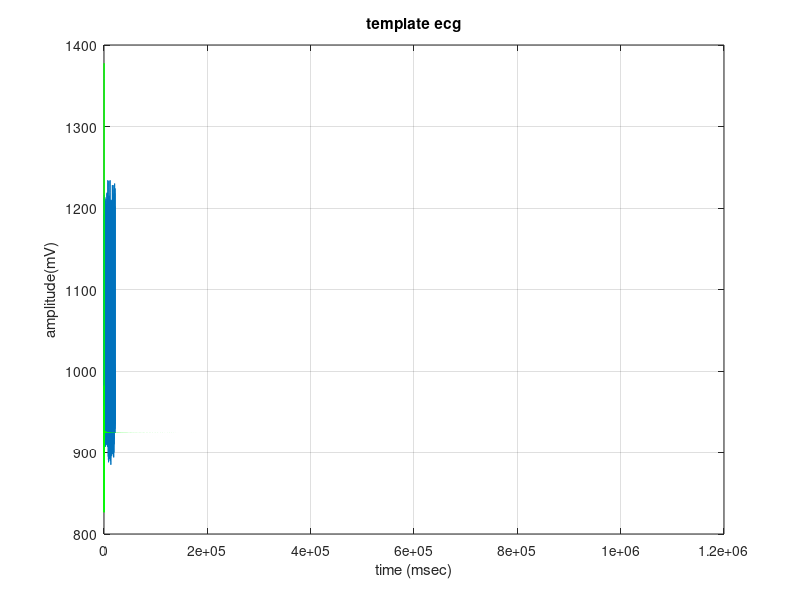

The MATLAB script that drew this image:
clc; clear all; close all;
load('100m.mat');
x=val(1,:);
ecg=x';
figure(1);
plot(ecg); grid on;
title('ecg wave'); xlabel('time (msec)'); ylabel('amplitude(mV)');
hold on;


% f2=zeros(1,21600);
% Fc=10;
% Fb=8;
% M=500;
% t = -15:1:15;
%     a = sqrt(Fb).*sinc(Fb*10*t/M);
%     b = sqrt(-Fb).*sinc(Fb*10*t/M);
%     c=a+b;
%     f1=(2*t)+1515;
%     f2=(105*c)+950;
%     plot(f1,f2,'r-');grid on;
% title('template ecg'); xlabel('time (msec)'); ylabel('amplitude(mV)');
% hold on;
g2=zeros(1,21600);
Fc=10;
Fb=8;
M=500;
t=-15;
%    for i=0:173:21600

i=0;
t=0;
for k=0:100:21600
t = -15+t:1:15+t;
    a1 = sqrt(Fb).*sinc(Fb*10*t/M);
    b1 = sqrt(-Fb).*sinc(-Fb*10*t/M);
    c1=a1+b1;
%     g1=1:2000
    g1=(t)+151;
    g2=(160*c1)+925; 
      plot(g1,g2,'g-');grid on;
    hold on;
    i=i+50;
    t=t+i;
% disp(g1);
% disp(abs(g2))
   end 
title('template ecg'); xlabel('time (msec)'); ylabel('amplitude(mV)');

% 
%   for i=0:100:10000
%     plot(f2(i));
%     hold on;
%    plot(g2(i));
%    hold on;
%    end;
%  